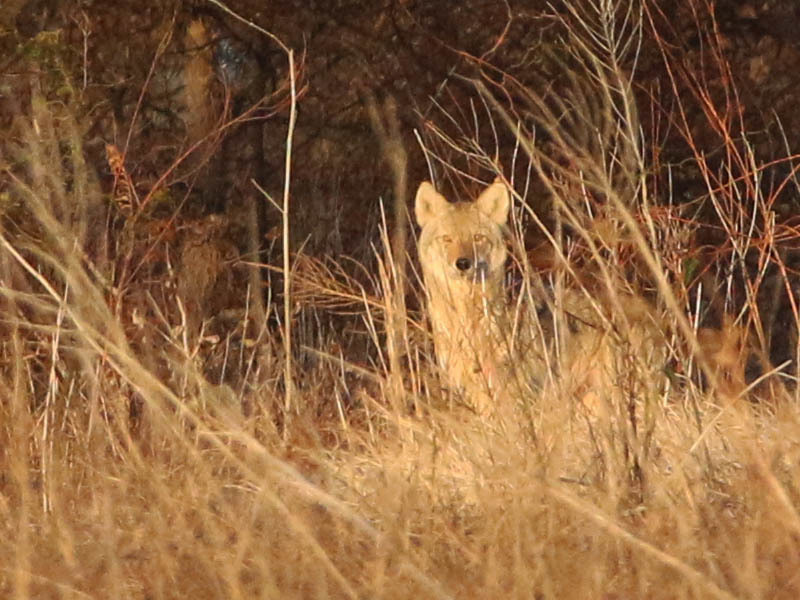
#> input picture f494fab00ebb2d87c8d3bf5215560d54.jpg, 800 x 600 px, found by its file name
$ jupyter execute --allow-errors 'Entrega 4SOL_ejecutado.ipynb'
#> lines starting #> are read from the running program, lines starting #| are printed output that depends on the picture
# Miniproyecto 3: Clasificación de animales

## Entrega 4
En las entregas anteriores, exploramos diversos tipos de descriptores que pueden ayudarnos a resolver la tarea de clasificación. Hasta ahora, hemos experimentado con el clasificador de vecino más cercano y las Máquinas de Soporte Vectorial (SVMs).

En esta entrega, integraremos diferentes clasificadores dentro de un método de modelos de expertos. Los clasificadores que utilizaremos serán: SVMs, Random Forests, MLPs (Redes Neuronales Multicapa).

[cell 1]
# importar librerias
import os
import random
import numpy as np
from glob import glob
from tqdm import tqdm

from matplotlib import pyplot as plt

import cv2
from skimage.feature import hog

from sklearn.svm import SVC
from sklearn.neural_network import MLPClassifier
from sklearn.ensemble import RandomForestClassifier
from sklearn.metrics import f1_score

[cell 2]
group = None # Cambiar por el número de grupo
# YOUR CODE HERE (Daniela)
group = 19 # Número de grupo asignado (el mismo de las entregas anteriores)

#> (a cell that did not finish here is left out)

[cell 4]
dict_labels = {} # Cambiar por un diccionario con las etiquetas de las clases

# YOUR CODE HERE (Daniela)
# Carpeta con los datos (train, valid y test), al mismo nivel que este notebook
DATA_DIR = "dataset"

# Se ordenan las clases alfabéticamente y se les asigna un ID empezando en 0
#> (the rest of this cell did not finish here and is left out)

#> (a cell that did not finish here is left out)

[cell 6]
def processing(Im: np.ndarray, img_size: tuple[int] | None = None, color_space: str | None = None) -> np.ndarray:
    """Función que preprocesa una lista de imágenes.

    Args:
        Im_list (list[np.ndarray]): Lista con las imágenes a preprocesar.
        img_size (tuple[int] | None): Tamaño de la imagen.
        color_space (str | None): Espacio de color a utilizar. Puede ser "rgb", "gray", "hsv" o "lab".

    Returns:
        list[np.ndarray]: Lista con las imágenes preprocesadas.
    """
#> called with img_size = (256, 256), color_space = 'rgb'

    # YOUR CODE HERE (Daniela)
    # Redimensionar solo si se da un tamaño
    if img_size is not None:
        Im = cv2.resize(Im, img_size)
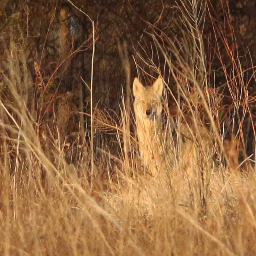
#> Im: shape (256, 256, 3); mean B, G, R 61.9, 97.6, 137.9

    # Convertir de BGR al espacio de color pedido (si se da uno)
    if color_space is not None:
        conversions = {
            "rgb": cv2.COLOR_BGR2RGB,
            "gray": cv2.COLOR_BGR2GRAY,
            "hsv": cv2.COLOR_BGR2HSV,
            "lab": cv2.COLOR_BGR2LAB,
        }
        Im = cv2.cvtColor(Im, conversions[color_space])

    return Im

#> (a cell that did not finish here is left out)

#### Parte 1.1: Modelo de expertos
En entregas anteriores, nos hemos centrado en la experimentación con descriptores y en aumentar la dimensionalidad de estos agregando información adicional, con la expectativa de mejorar los resultados. Otra estrategia interesante es entrenar diferentes modelos especializados en descriptores específicos. Por ejemplo, podemos entrenar un modelo experto en diferenciar imágenes por su forma y otro por su color. Cada modelo hará su predicción, y al final realizaremos una votación entre ellos para obtener la clasificación final.

Para este experimento, utilizaremos descriptores sencillos como forma o pirámide de colores. Antes de iniciar, copiaremos algunas funciones necesarias para realizar las pruebas.

[cell 8]
def color_hist(Im: np.ndarray, type_h:str, bins: int) -> np.ndarray:
    """Función que calcula el histograma de color conjunto o concatenado de una imagen

    Args:
        Im (numpy.ndarray): Imagen a la que calcular el histograma
        type_h (str): Tipo de histograma a calcular, puede ser "concat" o "joint"
        bins (int): Cantidad de bins que usar en el histograma. En el caso de concat el número de bins finale será 3*bins
        En el caso de Joint será bins^3

    Returns:
        numpy.ndarray: Histograma de color normalizado
    """
    # YOUR CODE HERE (Daniela)
    # Misma función de las entregas anteriores: el rango de los bins va del mínimo al máximo de cada canal
    if type_h == "concat":
        # Un histograma por canal, uno detrás del otro
        h = np.concatenate([np.histogram(Im[:, :, c], bins=bins)[0] for c in range(3)])
    elif type_h == "joint":
        # Histograma 3D con las combinaciones de los 3 canales, aplanado
        h = np.histogramdd(Im.reshape(-1, 3), bins=bins)[0].flatten()

    # Se normaliza para que sume 1
    h = h / np.sum(h)
    return h

def Color_pyramid(Im: np.ndarray, patch_sizes: list[tuple[int]], type_h: str, bins:int) -> np.ndarray:
    """Función que calcula el histograma de color de una imagen por parches

    Args:
        Im (numpy.ndarray): Imagen de entrada
        patch_sizes (list[tuple[int]]): Tupla tamaño de los parches sobre el que calcular cada histograma
        type_h (str): Puede ser "concat" o "joint"
        bins (int): Cantidad de bins que usar en el histograma

    Returns:
        numpy.ndarray: Histograma de color normalizado
    """
#> called with type_h = 'concat', bins = 10
    # YOUR CODE HERE (Daniela)
    hists = []
    # Cada nivel de la pirámide con su tamaño de parche
    for (ph, pw) in patch_sizes:
        # Parches de izquierda a derecha y de arriba a abajo
        for y in range(0, Im.shape[0], ph):
            for x in range(0, Im.shape[1], pw):
                hists.append(color_hist(Im[y:y + ph, x:x + pw], type_h, bins))
#> after the loop, hists = 21 items

    # Se concatenan todos los histogramas (no queda normalizado)
    final_histogram = np.concatenate(hists)
#> final_histogram = 630 values, max 0.2 at index 201, min 0 at index 537, mean 0.0333
    return final_histogram

[cell 9]
img=processing(cv2.imread(os.path.join(".", "dataset", "train", "Canis latrans", "f494fab00ebb2d87c8d3bf5215560d54.jpg")),  (256, 256), 'rgb')
h_pyramid_cat=Color_pyramid(img,[(256, 256), (128, 128), (64, 64)],'concat',10)
#> h_pyramid_cat has the same summary as final_histogram in Color_pyramid
h_pyramid_joint=Color_pyramid(img,[(256, 256), (128, 128), (64, 64)],'joint',5)
#> h_pyramid_joint = 2625 values, max 0.594 at index 750, min 0 at index 1, mean 0.008

fig,ax=plt.subplots(2,2,figsize=(10,10))
ax[0,0].imshow(img)
ax[0,0].axis('off')
ax[0,0].set_title('Imagen')
ax[0,1].hist(list(range(len(h_pyramid_cat))), list(range(len(h_pyramid_cat - 1))), weights = h_pyramid_cat)
ax[0,1].set_title('Histograma de piramide')

assert len(h_pyramid_cat)==30*(1+4+16), 'La longitud del descriptor final debe ser igual a la longitud del histograma concatenado multiplicado por la cantidad de cuadrantes dentro de la imagen'
assert np.isclose(np.sum(h_pyramid_cat),(1+4+16),0.01), 'En total se tienen 64 histogramas normalizados juntos, la suma de todo debe ser 64'
assert len(h_pyramid_joint)==5**3*(1+4+16), 'La longitud del descriptor final debe ser igual a la longitud del histograma conjunto multiplicado por la cantidad de cuadrantes dentro de la imagen'
assert np.isclose(np.sum(h_pyramid_joint),(1+4+16),0.01), 'En total se tienen 64 histogramas normalizados juntos, la suma de todo debe ser 64'
a=color_hist(img[64:64+64,64:64+64,:],'concat',10)
#> a = 30 values, max 0.179 at index 21, min 0.00212 at index 29, mean 0.0333
K=10
b=h_pyramid_cat[K*30:K*30+30]
#> b has the same summary as a

ax[1,0].imshow(img[64:64+64,64:64+64,:])
ax[1,0].axis('off')
ax[1,0].set_title('Recorte')
ax[1,1].hist(list(range(len(h_pyramid_cat[K*30:K*30+30]))), list(range(len(h_pyramid_cat[K*30:K*30+30] - 1))), weights = h_pyramid_cat[K*30:K*30+30])
ax[1,1].set_title('Histograma de recorte')

assert np.array_equal(a,b), 'El histograma concatenado de el cuadrante 17 de la imagen debe ser igual la parte 17 del histograma en piramide'
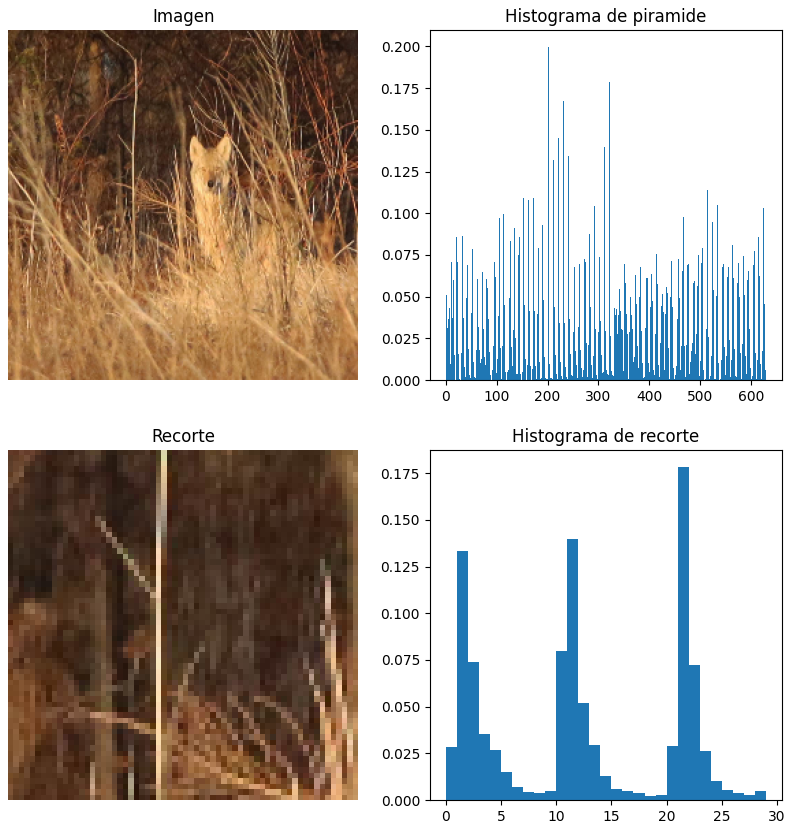
#> figure drawn by matplotlib, 4 panels; panel 2: tallest bar 0.2 high, from x = 201 to 202; panel 4: tallest bar 0.179 high, from x = 21 to 22
